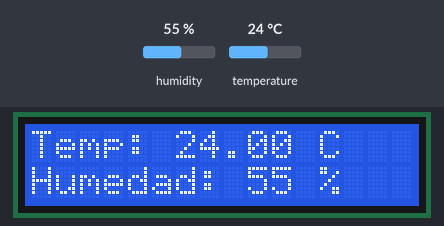
Bench run of a sketch on a simulated Arduino Uno, built with avr-gcc and run on an emulated ATmega328P. Shown: 16×2 character LCD. The inputs (shaded band) are chosen by the test bench; at power-on: humidity 55 %, temperature 24 °C.

Above: at 1.2 s.
1.3 s: humidity set to 22 %
At 2.8 s:
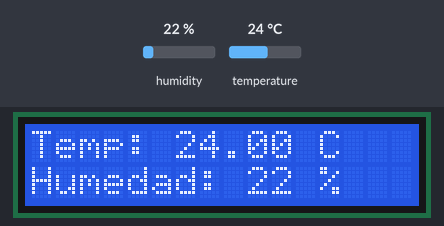
4.1 s: temperature set to 12 °C
At 5.0 s:
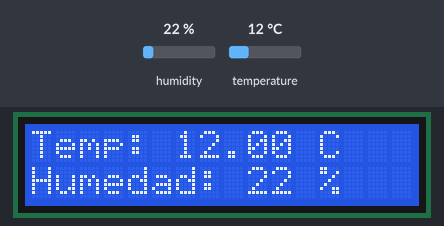
6.9 s: humidity set to 40 %
At 9.4 s:
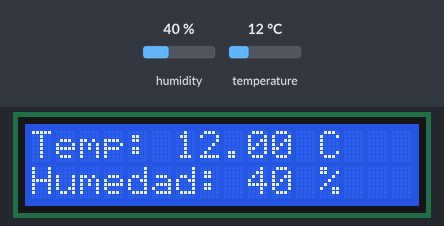
9.8 s: temperature set to 19 °C
At 11.6 s:
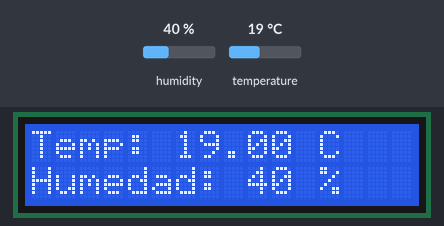
Timing chart, 0 to 13.1 s (numbered marks = the images above; inputs shaded):
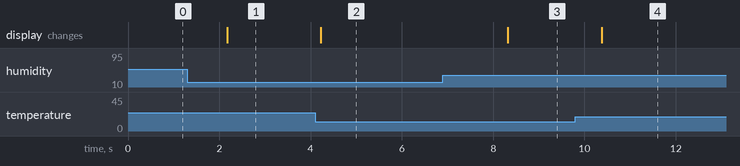

The sketch:

Temp_Humed_Lcd__1_.ino
```cpp
#include <LiquidCrystal_I2C.h>
#include <DHT.h>
#include <DHT_U.h>

LiquidCrystal_I2C lcd(0x3f,16,2);
int sens = 2;
DHT dht(sens, DHT11);
float temp;
int humed;

void setup() {
  dht.begin();
  lcd.init();             //inicia el LCD
  lcd.backlight();        //enciende iluminacion
  lcd.clear();            //limpia display

}

void loop() {
  temp = dht.readTemperature();
  humed = dht.readHumidity();
  lcd.setCursor(0,0);
  lcd.print("Temp: ");
  lcd.setCursor(6,0);
  lcd.print(temp);
  lcd.setCursor(12,0);
  lcd.print("C");
  lcd.setCursor(0,1);
  lcd.print("Humedad: ");
  lcd.setCursor(9,1);
  lcd.print(humed);
  lcd.setCursor(12,1);
  lcd.print("%");
  delay(2000);
}
```

Measured:
- after the input at 1.3 s, the display: changes after 0.87 s (image 1)
- after the input at 4.1 s, the display: changes after 0.12 s (image 2)
- after the input at 6.9 s, the display: changes after 1.4 s (image 3)
- after the input at 9.8 s, the display: changes after 0.57 s (image 4)
